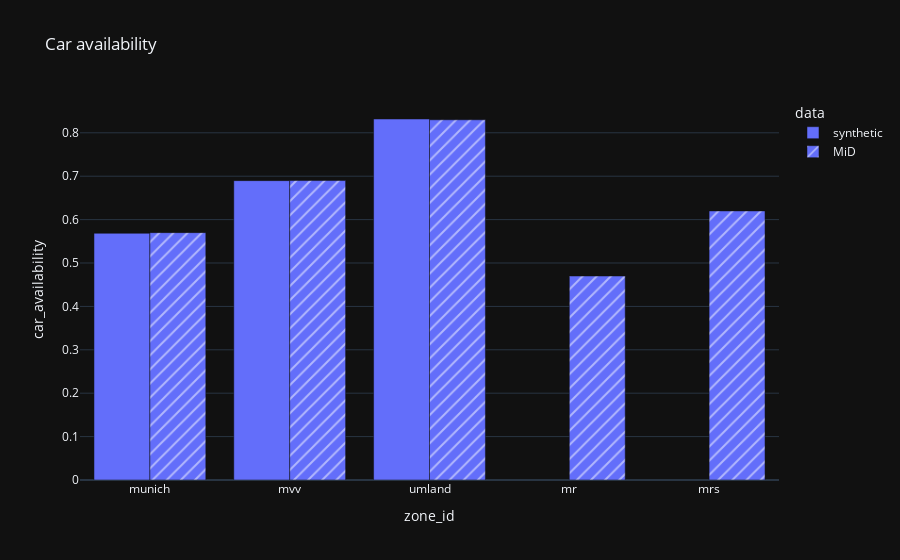

Notebook code for this chart:
### Markdown cell above
### Car availability (Figure 8)

### Code cell
df = home_zones(df_persons[["household_id", "car_availability"]], ["mvv", "munich", "umland"])
df["car_availability"] = df["car_availability"] == "all"
df = df.groupby("zone_id")["car_availability"].mean().reset_index().assign(data = "synthetic")

df = pd.concat([df, pd.DataFrame.from_records([
    { "zone_id": "mvv", "car_availability": 0.69, "data": "MiD" },
    { "zone_id": "munich", "car_availability": 0.57, "data": "MiD" },
    { "zone_id": "umland", "car_availability": 0.83, "data": "MiD" },
    { "zone_id": "mr", "car_availability": 0.47, "data": "MiD" },
    { "zone_id": "mrs", "car_availability": 0.62, "data": "MiD" },

])])

px.bar(
    df, x = "zone_id", y = "car_availability", pattern_shape = "data", barmode = "group",
    title = "Car availability"
)

### Figure 1 — Plotly figure (JSON) as saved in the notebook; plotly's stock layout.template omitted (floating-point values rounded to 4 significant figures)
{"data": [{"alignmentgroup": "True", "hovertemplate": "data=synthetic<br>zone_id=%{x}<br>car_availability=%{y}<extra></extra>", "legendgroup": "synthetic", "marker": {"color": "#636efa", "pattern": {"shape": ""}}, "name": "synthetic", "offsetgroup": "synthetic", "orientation": "v", "showlegend": true, "textposition": "auto", "type": "bar", "x": ["munich", "mvv", "umland"], "xaxis": "x", "y": [0.5685, 0.6898, 0.8318], "yaxis": "y"}, {"alignmentgroup": "True", "hovertemplate": "data=MiD<br>zone_id=%{x}<br>car_availability=%{y}<extra></extra>", "legendgroup": "MiD", "marker": {"color": "#636efa", "pattern": {"shape": "/"}}, "name": "MiD", "offsetgroup": "MiD", "orientation": "v", "showlegend": true, "textposition": "auto", "type": "bar", "x": ["mvv", "munich", "umland", "mr", "mrs"], "xaxis": "x", "y": [0.69, 0.57, 0.83, 0.47, 0.62], "yaxis": "y"}], "layout": {"barmode": "group", "legend": {"title": {"text": "data"}, "tracegroupgap": 0}, "title": {"text": "Car availability"}, "xaxis": {"anchor": "y", "domain": [0, 1], "title": {"text": "zone_id"}}, "yaxis": {"anchor": "x", "domain": [0, 1], "title": {"text": "car_availability"}}}}
